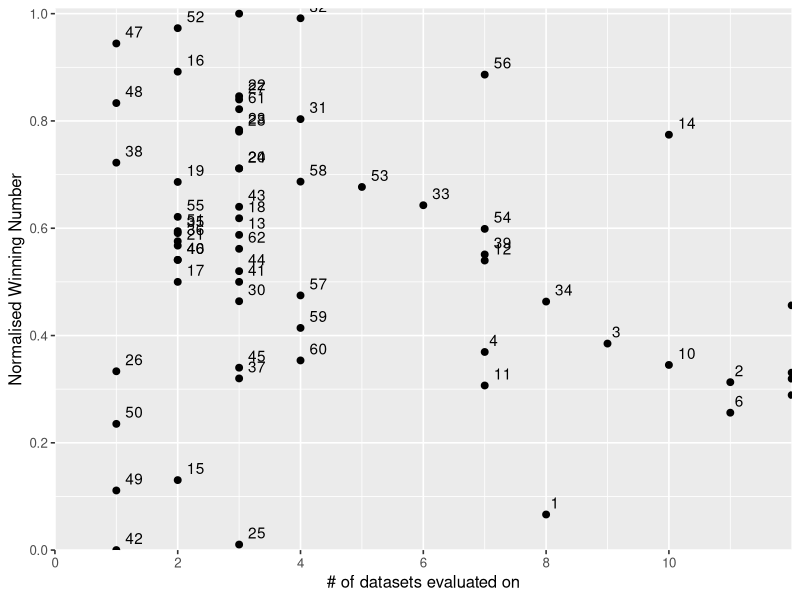

Reproduce this figure in R.
setwd("C:/Git-data/Afstuderen/method_selection")
require(ggplot2)

ltr_data = read.csv("map_results.csv")
temp <- ltr_data[,c(2:(length(ltr_data)-2))]
winnum <- apply(temp, 2, function(x) sapply(x, function(y) if(is.na(y)){NA}else{sum(x[!is.na(x)]<y)}))
winnum <- data.frame(winnum)
ideal_winnum <- apply(winnum, 2, function(x) sapply(x, function(y) if(is.na(y)){0}else{if(length(x[!is.na(x)]) == 0){0}else{max(x[!is.na(x)])}}))
summed_winnum <- apply(winnum, 1, function(x) sum(x,na.rm=TRUE))
summed_ideal_winnum <- apply(ideal_winnum, 1, function(x) sum(x,na.rm=TRUE))

norm_winnum <- summed_winnum/summed_ideal_winnum

nr_measurements <- apply(temp,1,function(x) sum(!is.na(x)))

output <- data.frame("Method" = ltr_data[,1], "Normalised_winning_number" = norm_winnum, "Nr_measurements"=nr_measurements)

# add ID's to output
output$id <- seq_len(nrow(output))
nc <- ncol(output)
output <- output[, c(nc, 1:(nc-1))]

# plot graph
ggplot(output, aes(Nr_measurements,Normalised_winning_number)) + geom_point(size=2) + 
  geom_text(aes(label=id), hjust=-0.5, vjust=-0.5) + 
  theme_grey(base_size=12, base_family="") + 
  scale_x_continuous("# of datasets evaluated on", expand = c(0,0), breaks=c(0,2,4,6,8,10)) +
  scale_y_continuous("Normalised Winning Number", expand = c(0,0), breaks=c(0,0.2,0.4,0.6,0.8,1.0)) +
  expand_limits(x = c(0,9.2), y = c(0,1.01))
